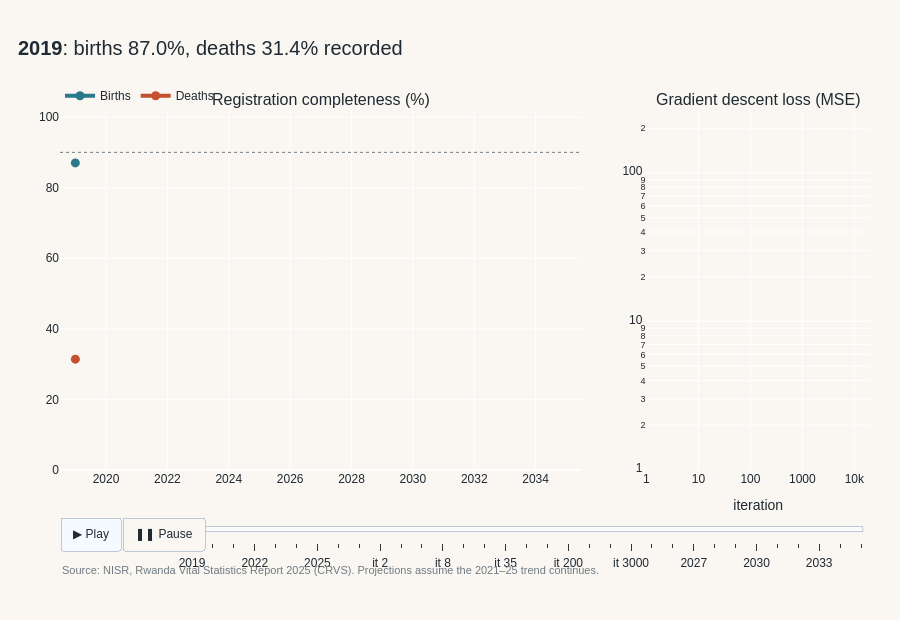

Source (notebook cell):
### Markdown cell above
## 10. Dynamic infographic (Plotly animation)
Three acts: the data appears year by year, gradient descent fits the S-curve (with its loss falling),
then the projection extends to 2035.

### Code cell
proj_years = np.arange(2021, 2035.01, 0.25)
dyn = make_subplots(rows=1, cols=2, column_widths=[0.7, 0.3], horizontal_spacing=0.08,
                    subplot_titles=("Registration completeness (%)", "Gradient descent loss (MSE)"))

def frame_data(n_years, k_, t0_, loss_upto, proj_until):
    yrs = years[:n_years]
    proj = proj_years[proj_years <= proj_until]
    line_y = theta_rec[0] + theta_rec[1] * (proj - BASE)
    show_line = proj_until > 2025.5
    return [
        go.Scatter(x=yrs, y=y_birth[:n_years], mode="lines+markers", name="Births",
                   line=dict(color=BIRTH, width=4), marker=dict(size=9)),
        go.Scatter(x=yrs, y=y_death[:n_years], mode="lines+markers", name="Deaths",
                   line=dict(color=DEATH, width=4), marker=dict(size=9)),
        go.Scatter(x=proj if k_ is not None else [], y=logistic(proj - BASE, k_, t0_) if k_ is not None else [],
                   mode="lines", name="S-curve", line=dict(color=DEATH, width=3, dash="dash")),
        go.Scatter(x=proj[(line_y <= 100) & (proj >= 2025)] if show_line else [],
                   y=line_y[(line_y <= 100) & (proj >= 2025)] if show_line else [],
                   mode="lines", name="Straight line", line=dict(color=MUTED, width=2, dash="dot")),
        go.Scatter(x=np.arange(1, loss_upto + 1), y=loss_hist[:loss_upto], mode="lines",
                   name="Loss", line=dict(color=ACCENT, width=3), showlegend=False),
    ]

frames, labels = [], []
for i in range(1, 8):  # act 1: data appears
    frames.append(go.Frame(data=frame_data(i, None, None, 1, 2021), name=f"a{i}",
                           layout=dict(title_text=f"<b>{years[i-1]}</b>: births {y_birth[i-1]:.1f}%, deaths {y_death[i-1]:.1f}% recorded")))
    labels.append(str(years[i - 1]))
for it in SNAP:  # act 2: the S-curve is fitted
    k_i, t0_i, loss_i = snaps[it]
    frames.append(go.Frame(data=frame_data(7, k_i, t0_i, it + 1, 2025), name=f"g{it}",
                           layout=dict(title_text=f"Gradient descent, iteration {it:,}: MSE = {loss_i:.1f}")))
    labels.append(f"it {it}")
for until in range(2026, 2036):  # act 3: projection
    frames.append(go.Frame(data=frame_data(7, k, t0, len(loss_hist), until), name=f"p{until}",
                           layout=dict(title_text=f"If the 2021–25 pace continues: {logistic(until - BASE, k, t0):.0f}% of deaths recorded in {until}")))
    labels.append(str(until))

for tr, col in zip(frames[0].data, [1, 1, 1, 1, 2]):
    dyn.add_trace(tr, row=1, col=col)
dyn.frames = frames
dyn.add_hline(y=90, line=dict(color=MUTED, width=1, dash="dot"), row=1, col=1)
dyn.update_xaxes(range=[2018.5, 2035.5], dtick=2, row=1, col=1)
dyn.update_yaxes(range=[0, 102], row=1, col=1)
dyn.update_xaxes(type="log", range=[0, np.log10(len(loss_hist))], title_text="iteration", row=1, col=2)
dyn.update_yaxes(type="log", range=[0, np.log10(loss_hist[0] * 1.5)], row=1, col=2)
dyn.update_layout(
    title=dict(text=frames[0].layout.title.text, x=0.02, font=dict(size=20, color=INK)),
    paper_bgcolor=PAPER, plot_bgcolor=PAPER, font=dict(color=INK, family="Arial"),
    height=620, margin=dict(t=110, b=150, l=60, r=30),
    legend=dict(orientation="h", y=1.08, x=0.0),
    updatemenus=[dict(type="buttons", x=0.0, y=-0.13, xanchor="left", direction="left", buttons=[
        dict(label="▶ Play", method="animate",
             args=[None, dict(frame=dict(duration=700, redraw=True), transition=dict(duration=300), fromcurrent=True)]),
        dict(label="❚❚ Pause", method="animate",
             args=[[None], dict(frame=dict(duration=0, redraw=False), mode="immediate")])])],
    sliders=[dict(x=0.15, y=-0.08, len=0.85, currentvalue=dict(visible=False), steps=[
        dict(label=lab, method="animate", args=[[f.name], dict(mode="immediate", frame=dict(duration=0, redraw=True))])
        for f, lab in zip(frames, labels)])],
    annotations=list(dyn.layout.annotations) + [dict(
        text="Source: NISR, Rwanda Vital Statistics Report 2025 (CRVS). Projections assume the 2021–25 trend continues.",
        x=0, y=-0.3, xref="paper", yref="paper", showarrow=False, font=dict(size=11, color=MUTED), xanchor="left")],
)
dyn.write_html(FIG / "dynamic_invisible_half.html", include_plotlyjs=True, auto_play=False)
dyn

### Figure 1 — Plotly figure (JSON) as saved in the notebook; plotly's stock layout.template omitted (floating-point values rounded to 4 significant figures)
{"data": [{"line": {"color": "#2B7A8C", "width": 4}, "marker": {"size": 9}, "mode": "lines+markers", "name": "Births", "type": "scatter", "x": [2019], "xaxis": "x", "y": [87.0], "yaxis": "y"}, {"line": {"color": "#C4502F", "width": 4}, "marker": {"size": 9}, "mode": "lines+markers", "name": "Deaths", "type": "scatter", "x": [2019], "xaxis": "x", "y": [31.4], "yaxis": "y"}, {"line": {"color": "#C4502F", "dash": "dash", "width": 3}, "mode": "lines", "name": "S-curve", "type": "scatter", "x": [], "xaxis": "x", "y": [], "yaxis": "y"}, {"line": {"color": "#6F7A83", "dash": "dot", "width": 2}, "mode": "lines", "name": "Straight line", "type": "scatter", "x": [], "xaxis": "x", "y": [], "yaxis": "y"}, {"line": {"color": "#E09A2D", "width": 3}, "mode": "lines", "name": "Loss", "showlegend": false, "type": "scatter", "x": [1], "xaxis": "x2", "y": [176.7], "yaxis": "y2"}], "layout": {"annotations": [{"font": {"size": 16}, "showarrow": false, "text": "Registration completeness (%)", "x": 0.322, "xanchor": "center", "xref": "paper", "y": 1.0, "yanchor": "bottom", "yref": "paper"}, {"font": {"size": 16}, "showarrow": false, "text": "Gradient descent loss (MSE)", "x": 0.862, "xanchor": "center", "xref": "paper", "y": 1.0, "yanchor": "bottom", "yref": "paper"}, {"font": {"color": "#6F7A83", "size": 11}, "showarrow": false, "text": "Source: NISR, Rwanda Vital Statistics Report 2025 (CRVS). Projections assume the 2021–25 trend continues.", "x": 0, "xanchor": "left", "xref": "paper", "y": -0.3, "yref": "paper"}], "font": {"color": "#1F2A33", "family": "Arial"}, "height": 620, "legend": {"orientation": "h", "x": 0.0, "y": 1.08}, "margin": {"b": 150, "l": 60, "r": 30, "t": 110}, "paper_bgcolor": "#FAF7F2", "plot_bgcolor": "#FAF7F2", "shapes": [{"line": {"color": "#6F7A83", "dash": "dot", "width": 1}, "type": "line", "x0": 0, "x1": 1, "xref": "x domain", "y0": 90, "y1": 90, "yref": "y"}], "sliders": [{"currentvalue": {"visible": false}, "len": 0.85, "steps": [{"args": [["a1"], {"frame": {"duration": 0, "redraw": true}, "mode": "immediate"}], "label": "2019", "method": "animate"}, {"args": [["a2"], {"frame": {"duration": 0, "redraw": true}, "mode": "immediate"}], "label": "2020", "method": "animate"}, {"args": [["a3"], {"frame": {"duration": 0, "redraw": true}, "mode": "immediate"}], "label": "2021", "method": "animate"}, {"args": [["a4"], {"frame": {"duration": 0, "redraw": true}, "mode": "immediate"}], "label": "2022", "method": "animate"}, {"args": [["a5"], {"frame": {"duration": 0, "redraw": true}, "mode": "immediate"}], "label": "2023", "method": "animate"}, {"args": [["a6"], {"frame": {"duration": 0, "redraw": true}, "mode": "immediate"}], "label": "2024", "method": "animate"}, {"args": [["a7"], {"frame": {"duration": 0, "redraw": true}, "mode": "immediate"}], "label": "2025", "method": "animate"}, {"args": [["g0"], {"frame": {"duration": 0, "redraw": true}, "mode": "immediate"}], "label": "it 0", "method": "animate"}, {"args": [["g1"], {"frame": {"duration": 0, "redraw": true}, "mode": "immediate"}], "label": "it 1", "method": "animate"}, {"args": [["g2"], {"frame": {"duration": 0, "redraw": true}, "mode": "immediate"}], "label": "it 2", "method": "animate"}, {"args": [["g3"], {"frame": {"duration": 0, "redraw": true}, "mode": "immediate"}], "label": "it 3", "method": "animate"}, {"args": [["g5"], {"frame": {"duration": 0, "redraw": true}, "mode": "immediate"}], "label": "it 5", "method": "animate"}, {"args": [["g8"], {"frame": {"duration": 0, "redraw": true}, "mode": "immediate"}], "label": "it 8", "method": "animate"}, {"args": [["g12"], {"frame": {"duration": 0, "redraw": true}, "mode": "immediate"}], "label": "it 12", "method": "animate"}, {"args": [["g20"], {"frame": {"duration": 0, "redraw": true}, "mode": "immediate"}], "label": "it 20", "method": "animate"}, {"args": [["g35"], {"frame": {"duration": 0, "redraw": true}, "mode": "immediate"}], "label": "it 35", "method": "animate"}, {"args": [["g60"], {"frame": {"duration": 0, "redraw": true}, "mode": "immediate"}], "label": "it 60", "method": "animate"}, {"args": [["g100"], {"frame": {"duration": 0, "redraw": true}, "mode": "immediate"}], "label": "it 100", "method": "animate"}, {"args": [["g200"], {"frame": {"duration": 0, "redraw": true}, "mode": "immediate"}], "label": "it 200", "method": "animate"}, {"args": [["g400"], {"frame": {"duration": 0, "redraw": true}, "mode": "immediate"}], "label": "it 400", "method": "animate"}, {"args": [["g1000"], {"frame": {"duration": 0, "redraw": true}, "mode": "immediate"}], "label": "it 1000", "method": "animate"}, {"args": [["g3000"], {"frame": {"duration": 0, "redraw": true}, "mode": "immediate"}], "label": "it 3000", "method": "animate"}, {"args": [["g19999"], {"frame": {"duration": 0, "redraw": true}, "mode": "immediate"}], "label": "it 19999", "method": "animate"}, {"args": [["p2026"], {"frame": {"duration": 0, "redraw": true}, "mode": "immediate"}], "label": "2026", "method": "animate"}, {"args": [["p2027"], {"frame": {"duration": 0, "redraw": true}, "mode": "immediate"}], "label": "2027", "method": "animate"}, {"args": [["p2028"], {"frame": {"duration": 0, "redraw": true}, "mode": "immediate"}], "label": "2028", "method": "animate"}, {"args": [["p2029"], {"frame": {"duration": 0, "redraw": true}, "mode": "immediate"}], "label": "2029", "method": "animate"}, {"args": [["p2030"], {"frame": {"duration": 0, "redraw": true}, "mode": "immediate"}], "label": "2030", "method": "animate"}, {"args": [["p2031"], {"frame": {"duration": 0, "redraw": true}, "mode": "immediate"}], "label": "2031", "method": "animate"}, {"args": [["p2032"], {"frame": {"duration": 0, "redraw": true}, "mode": "immediate"}], "label": "2032", "method": "animate"}, {"args": [["p2033"], {"frame": {"duration": 0, "redraw": true}, "mode": "immediate"}], "label": "2033", "method": "animate"}, {"args": [["p2034"], {"frame": {"duration": 0, "redraw": true}, "mode": "immediate"}], "label": "2034", "method": "animate"}, {"args": [["p2035"], {"frame": {"duration": 0, "redraw": true}, "mode": "immediate"}], "label": "2035", "method": "animate"}], "x": 0.15, "y": -0.08}], "title": {"font": {"color": "#1F2A33", "size": 20}, "text": "<b>2019</b>: births 87.0%, deaths 31.4% recorded", "x": 0.02}, "updatemenus": [{"buttons": [{"args": [null, {"frame": {"duration": 700, "redraw": true}, "fromcurrent": true, "transition": {"duration": 300}}], "label": "▶ Play", "method": "animate"}, {"args": [[null], {"frame": {"duration": 0, "redraw": false}, "mode": "immediate"}], "label": "❚❚ Pause", "method": "animate"}], "direction": "left", "type": "buttons", "x": 0.0, "xanchor": "left", "y": -0.13}], "xaxis": {"anchor": "y", "domain": [0.0, 0.644], "dtick": 2, "range": [2018.0, 2036.0]}, "xaxis2": {"anchor": "y2", "domain": [0.724, 1.0], "range": [0, 4.301], "title": {"text": "iteration"}, "type": "log"}, "yaxis": {"anchor": "x", "domain": [0.0, 1.0], "range": [0, 102]}, "yaxis2": {"anchor": "x2", "domain": [0.0, 1.0], "range": [0, 2.423], "type": "log"}}}
